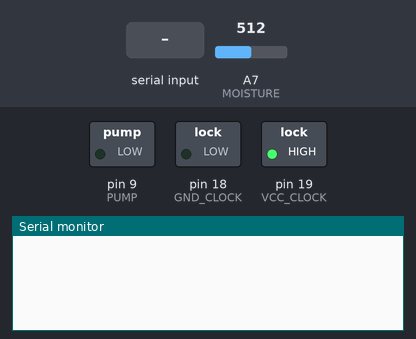
Recording of a sketch running on a simulated Arduino Mega 2560, built with avr-gcc and run on an emulated ATmega2560. Parts: switched loads named in the sketch (green lamp = pin HIGH), the last lines printed to the serial monitor. The inputs (shaded band) are chosen by the test bench; at power-on: A7 (MOISTURE) = 512. The local clock reads 2024-03-15 10:24:30 at power-on unless the sketch sets it; pins used as bus, display or sensor lines are not drawn.

Above: at 2.2 s.
2.3 s: ">\n" received over the second serial link
At 5.21 s:
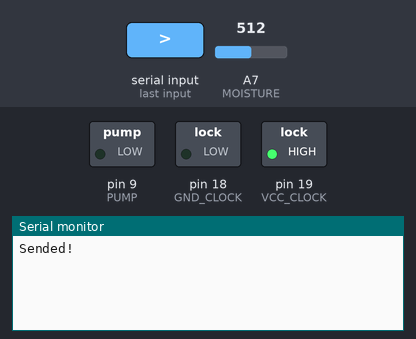
5.3 s: "{\n" received over the second serial link
At 6.3 s:
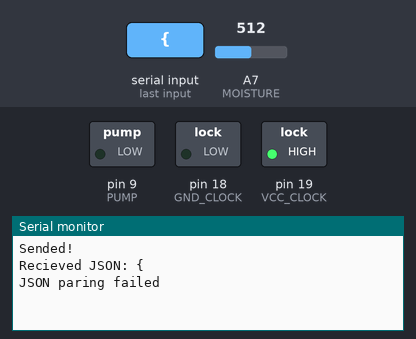
6.8 s: "1\n" received over the second serial link
At 8.0 s:
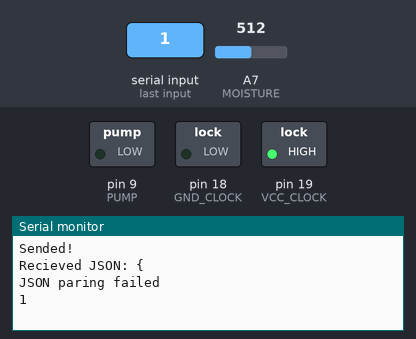

Measured:
- after the input at 2.3 s, the serial monitor: prints a new line after 2.7 s (image 1)
- after the input at 5.3 s, the serial monitor: prints a new line at once (image 2)
- after the input at 6.8 s, the serial monitor: prints a new line at once (image 3)

The sketch:

SFP_homeEdition.ino
```cpp
/*
*	SMART FlowerPot
*	smartControl
*	__________________
*
*	Code by Vladislav Yasnetski'
*/

/* ----- Libraries ----- */
#include <Wire.h>
#include <DS3231.h>
#include <ArduinoJson.h>

/* ---- Pins ----- */
#define VCC_MOISTURE	A4
#define GND_MOISTURE	A5
#define MOISTURE		A7

#define PUMP			9

#define VCC_CLOCK		19
#define GND_CLOCK		18

#define WiFi			Serial3

/* ----- Setup ----- */
#define pumpPower		20
#define waterDelay		3000

/* ----- Sensors ----- */
DS3231 clock;
RTCDateTime dt;

/* ----- Sysytem vars ----- */
boolean canTransmitt = false;
boolean watered = false;
unsigned long WiFitimer = 0;
int Mode = 0;
int Hou = 0;
int Min = 0;
int MoistureSetup = 100;
unsigned long ActionTimer = 0;

void setup()
{
	Serial.begin(9600);
	WiFi.begin(115200);

	PinsInit();
	delay(1000);

	clock.begin();
}

void loop()
{
	TWaction();
	updateFlowerPot();
}

void PinsInit() {
	pinMode(VCC_CLOCK, OUTPUT);
	pinMode(GND_CLOCK, OUTPUT);
	pinMode(VCC_MOISTURE, OUTPUT);
	pinMode(GND_MOISTURE, OUTPUT);
	pinMode(PUMP, OUTPUT);

	digitalWrite(VCC_CLOCK, 1);
	digitalWrite(GND_CLOCK, 0);
	digitalWrite(VCC_MOISTURE, 1);
	digitalWrite(GND_MOISTURE, 0);
}

/* -------- Enable pump, Checking Timers  -------- */
void updateFlowerPot() {
	if (millis() - ActionTimer >= 20) {
		if (Mode != 1) {
			if (map(analogRead(MOISTURE), 0, 1024, 0, 100) > MoistureSetup) {
				analogWrite(PUMP, pumpPower);
			}
			else {
				analogWrite(PUMP, 0);
			}
		}
		else {
			dt = clock.getDateTime();
			if (!watered && dt.hour == Hou && dt.minute == Min) {
				watered = true;
				analogWrite(PUMP, pumpPower);
				delay(waterDelay);
				analogWrite(PUMP, 0);
			}
			else
				analogWrite(PUMP, 0);
			if (dt.hour != Hou || dt.minute != Min)
				watered = false;
		}

		ActionTimer = millis();
	}
}

/* -------- Data exchange with Thingworx Server  -------- */
void TWaction() {
	if (canTransmitt && millis() - WiFitimer >= 5000) {
		dt = clock.getDateTime();								//Read time

		WiFi.print("Moisture=");
		WiFi.print(map(analogRead(MOISTURE), 0, 1024, 0, 100));
		WiFi.print("&Hours=");
		WiFi.print(dt.hour);
		WiFi.print("&Minutes=");
		WiFi.print(dt.minute);

		Serial.println("Sended!");
		canTransmitt = false;
		WiFitimer = millis();
	}

	String message = "";
	if (WiFi.available()) {						//Waiting for '>' symbol
		message = WiFi.readStringUntil('\n');

		if (message.startsWith(">"))
			canTransmitt = true;

		else if (message.startsWith("{")) {
			Serial.print("Recieved JSON: ");
			Serial.println(message);

			StaticJsonBuffer<600> jsonBuffer;
			JsonObject& root = jsonBuffer.parseObject(message);

			if (!root.success())
				Serial.println("JSON paring failed");
			else {
				MoistureSetup = (float)root["e"];
				Hou = (float)root["h"];
				Min = (float)root["m"];
				Mode = (float)root["d"];

				Serial.println("Parsed from JSON: ");
				Serial.print("m: ");
				Serial.print(MoistureSetup);
				Serial.print(" hou: ");
				Serial.print(Hou);
				Serial.print(" min: ");
				Serial.print(Min);
				Serial.print(" mode: ");
				Serial.println(Mode);
			}
		}
		else
			Serial.println(message);
	}
}
```
